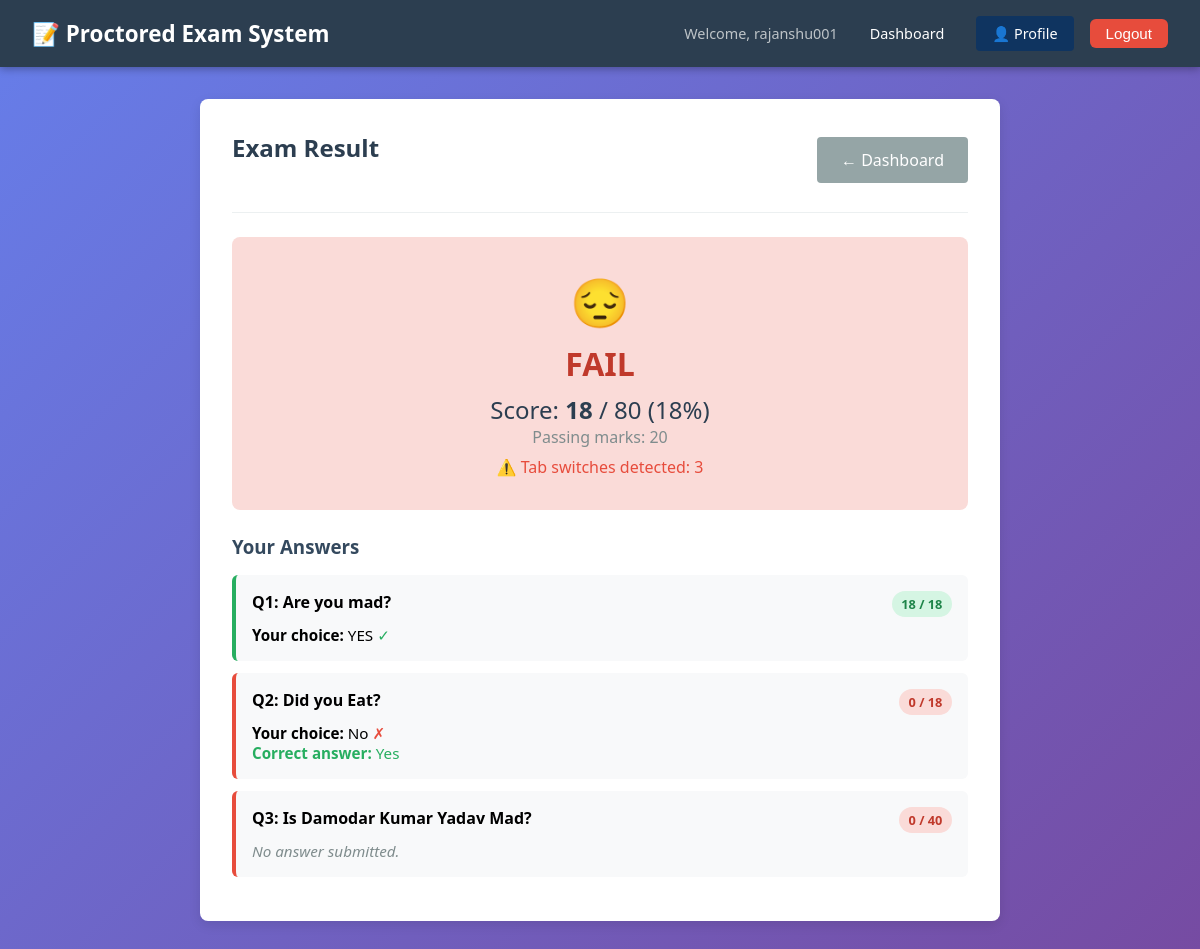
/student/exam/16/result/ (signed in), run on the app's committed database.
### Examapp/models.py (models this page shows, shortened)
class StudentExam(models.Model):
    student = models.ForeignKey(User, on_delete=models.CASCADE, related_name='assigned_exams')
    exam = models.ForeignKey(Exam, on_delete=models.CASCADE, related_name='student_exams')
    assigned_at = models.DateTimeField(auto_now_add=True)
    is_submitted = models.BooleanField(default=False)
    submitted_at = models.DateTimeField(null=True, blank=True)
    obtained_marks = models.IntegerField(null=True, blank=True)
    exam_started_at = models.DateTimeField(null=True, blank=True)
    total_suspicion_warnings = models.IntegerField(default=0)
    tab_switch_count = models.IntegerField(default=0)
    class Meta:
        unique_together = ['student', 'exam']
    def has_passed(self):
        if self.obtained_marks is None:
            return False
        return self.obtained_marks >= self.exam.passing_marks

class Exam(models.Model):
    teacher = models.ForeignKey(User, on_delete=models.CASCADE, related_name='created_exams')
    title = models.CharField(max_length=200)
    description = models.TextField(blank=True)
    duration_minutes = models.IntegerField()
    start_time = models.DateTimeField()
    end_time = models.DateTimeField()
    total_marks = models.IntegerField(default=100)
    passing_marks = models.IntegerField(default=40)
    created_at = models.DateTimeField(auto_now_add=True)
    updated_at = models.DateTimeField(auto_now=True)
    is_published = models.BooleanField(default=False)
    class Meta:
        ordering = ['-created_at']

class Answer(models.Model):
    student_exam = models.ForeignKey(StudentExam, on_delete=models.CASCADE, related_name='answers')
    question = models.ForeignKey(Question, on_delete=models.CASCADE)
    selected_choice = models.ForeignKey(Choice, on_delete=models.SET_NULL, null=True, blank=True)
    written_answer = models.TextField(blank=True)
    is_correct = models.BooleanField(null=True, blank=True)
    marks_obtained = models.IntegerField(null=True, blank=True)
    answered_at = models.DateTimeField(auto_now=True)
    class Meta:
        unique_together = ['student_exam', 'question']

class Question(models.Model):
    QUESTION_TYPES = (
        ('mcq', 'Multiple Choice'),
        ('true_false', 'True/False'),
        ('short_answer', 'Short Answer'),
        ('coding', 'Coding (C)'),
    )
    exam = models.ForeignKey(Exam, on_delete=models.CASCADE, related_name='questions')
    question_text = models.TextField()
    question_type = models.CharField(max_length=20, choices=QUESTION_TYPES)
    marks = models.IntegerField(default=1)
    order = models.IntegerField()
    class Meta:
        ordering = ['exam', 'order']

class Choice(models.Model):
    question = models.ForeignKey(Question, on_delete=models.CASCADE, related_name='choices')
    choice_text = models.CharField(max_length=500)
    is_correct = models.BooleanField(default=False)
    order = models.IntegerField()
    class Meta:
        ordering = ['question', 'order']

### Examapp/views.py (the view)
# urls.py: path('student/exam/<int:student_exam_id>/result/', views.exam_result, name='exam_result'),
@login_required(login_url='login')
def exam_result(request, student_exam_id):
    student_exam = get_object_or_404(StudentExam, id=student_exam_id, student=request.user)
    if not student_exam.is_submitted:
        return render(request, 'student/exam_error.html', {'error': 'Exam not submitted yet'})
    answers = student_exam.answers.all().select_related('question', 'selected_choice').prefetch_related('question__choices')
    return render(request, 'student/result.html', {
        'student_exam': student_exam,
        'exam': student_exam.exam,
        'answers': answers
    })

### Examapp/templates/student/result.html (shortened to what this page needs)
{% extends 'base.html' %}
{% block content %}
<div class="card" style="max-width:800px; margin:0 auto;">
    <div style="display:flex; justify-content:space-between; align-items:center; flex-wrap:wrap; gap:1rem;">
        <h2>Exam Result</h2>
        <a href="{% url 'student_dashboard' %}" class="btn btn-secondary">← Dashboard</a>
    </div>
    <hr>
    <div style="text-align:center; padding:2rem; border-radius:8px; background:{% if student_exam.has_passed %}#d5f5e3{% else %}#fadbd8{% endif %}; margin-bottom:1.5rem;">
        {% if student_exam.has_passed %}
            <div style="font-size:3rem;">🎉</div>
            <h2 style="color:#1e8449; font-size:2rem; margin:0.5rem 0;">PASS</h2>
        {% else %}
            <div style="font-size:3rem;">😔</div>
            <h2 style="color:#c0392b; font-size:2rem; margin:0.5rem 0;">FAIL</h2>
        {% endif %}
        <p style="font-size:1.5rem; color:#2c3e50;">
            Score: <strong>{{ student_exam.obtained_marks }}</strong> / {{ exam.total_marks }}
            ({{ student_exam.obtained_marks|floatformat:0 }}%)
        </p>
        <p style="color:#7f8c8d;">Passing marks: {{ exam.passing_marks }}</p>
        {% if student_exam.tab_switch_count > 0 %}
        <p style="color:#e74c3c; margin-top:0.5rem;">⚠️ Tab switches detected: {{ student_exam.tab_switch_count }}</p>
        {% endif %}
    </div>
    <h3>Your Answers</h3>
    <div style="margin-top:1rem;">
        {% for answer in answers %}
        <div style="background:#f8f9fa; border-radius:6px; padding:1rem; margin-bottom:0.75rem; border-left:4px solid {% if answer.is_correct %}#27ae60{% else %}#e74c3c{% endif %};">
            <div style="display:flex; justify-content:space-between; align-items:flex-start; gap:1rem; flex-wrap:wrap;">
                <strong>Q{{ forloop.counter }}: {{ answer.question.question_text }}</strong>
                <span class="badge {% if answer.is_correct %}badge-success{% else %}badge-danger{% endif %}">
                    {{ answer.marks_obtained }} / {{ answer.question.marks }}
                </span>
            </div>
            <div style="margin-top:0.5rem; font-size:0.95rem;">
                {% if answer.question.question_type == 'short_answer' %}
                    <p><strong>Your answer:</strong> {{ answer.written_answer|default:"(no answer)" }}</p>
                    <p style="color:#7f8c8d;"><em>Short answer — grading may be reviewed by teacher.</em></p>
                {% elif answer.selected_choice %}
                    <p><strong>Your choice:</strong> {{ answer.selected_choice.choice_text }}
                        {% if answer.is_correct %}<span style="color:#27ae60;"> ✓</span>{% else %}<span style="color:#e74c3c;"> ✗</span>{% endif %}
                    </p>
                    {% if not answer.is_correct %}
                        {% for choice in answer.question.choices.all %}
                            {% if choice.is_correct %}
                            <p style="color:#27ae60;"><strong>Correct answer:</strong> {{ choice.choice_text }}</p>
                            {% endif %}
                        {% endfor %}
                    {% endif %}
                {% else %}
                    <p style="color:#7f8c8d;"><em>No answer submitted.</em></p>
                {% endif %}
            </div>
        </div>
        {% empty %}
        <p style="color:#7f8c8d;">No answers recorded.</p>
        {% endfor %}
    </div>
</div>
{% endblock %}

### Examapp/templates/base.html (shortened to what this page needs)
<!DOCTYPE html>
<html lang="en">
<head>
    {% load static %}
</head>
<body>
    <nav>
        <h1>📝 Proctored Exam System</h1>
        <div class="nav-links">
            {% if user.is_authenticated %}
                <span>Welcome, {{ user.username }}</span>
                <a href="{% url 'dashboard' %}">Dashboard</a>
                <a href="{% url 'profile' %}" style="background:#0f3460;">👤 Profile</a>
                <form method="post" action="{% url 'logout' %}" style="display:inline; margin:0;">
                    <button type="submit" style="background:#e74c3c; color:#fff; border:none; padding:0.4rem 1rem; border-radius:6px; cursor:pointer; font-size:0.95rem;">Logout</button>
                </form>
            {% else %}
                <a href="{% url 'login' %}">Login</a>
                <a href="{% url 'signup' %}" style="background:#27ae60;">Sign Up</a>
            {% endif %}
        </div>
    </nav>
    <div class="container">
        {% block content %}{% endblock %}
    </div>
</body>
</html>

### Examapp/templates/base.html (style rules this page uses)
* { margin: 0; padding: 0; box-sizing: border-box; }
body { font-family: 'Segoe UI', Tahoma, Geneva, Verdana, sans-serif; background: linear-gradient(135deg, #667eea 0%, #764ba2 100%); min-height: 100vh; display: flex; flex-direction: column; }
nav { background-color: #2c3e50; color: white; padding: 1rem 2rem; display: flex; justify-content: space-between; align-items: center; box-shadow: 0 2px 8px rgba(0,0,0,0.3); }
nav h1 { font-size: 1.4rem; }
nav .nav-links { display: flex; gap: 1rem; align-items: center; }
nav .nav-links span { color: #bdc3c7; font-size: 0.9rem; }
nav a { color: white; text-decoration: none; padding: 0.5rem 1rem; border-radius: 4px; transition: background 0.3s; font-size: 0.9rem; }
.container { flex: 1; padding: 2rem; max-width: 1200px; margin: 0 auto; width: 100%; }
.card { background: white; border-radius: 8px; padding: 2rem; box-shadow: 0 4px 12px rgba(0,0,0,0.1); margin-bottom: 1rem; }
.card h2 { color: #2c3e50; margin-bottom: 1.5rem; }
.card h3 { color: #34495e; margin-bottom: 1rem; }
.btn { display: inline-block; padding: 0.75rem 1.5rem; background-color: #667eea; color: white; text-decoration: none; border-radius: 4px; border: none; cursor: pointer; transition: background 0.3s; font-size: 1rem; }
.btn-secondary { background-color: #95a5a6; }
.badge { display: inline-block; padding: 0.25rem 0.6rem; border-radius: 20px; font-size: 0.8rem; font-weight: 600; }
.badge-success { background: #d5f5e3; color: #1e8449; }
.badge-danger { background: #fadbd8; color: #c0392b; }
hr { border: none; border-top: 1px solid #ecf0f1; margin: 1.5rem 0; }

### data on the page
StudentExam: obtained_marks "18", tab_switch_count "3"
Exam: total_marks "80", passing_marks "20"
Answer: question.question_text "Are you mad?", marks_obtained "18", question.marks "18", selected_choice.choice_text "YES"
Answer: question.question_text "Did you Eat?", marks_obtained "0", question.marks "18", selected_choice.choice_text "No"
Choice: choice_text "Yes"
Answer: question.question_text "Is Damodar Kumar Yadav Mad?", marks_obtained "0", question.marks "40", shows "No answer submitted."

### other printed values
{{ user.username }} "rajanshu001"
